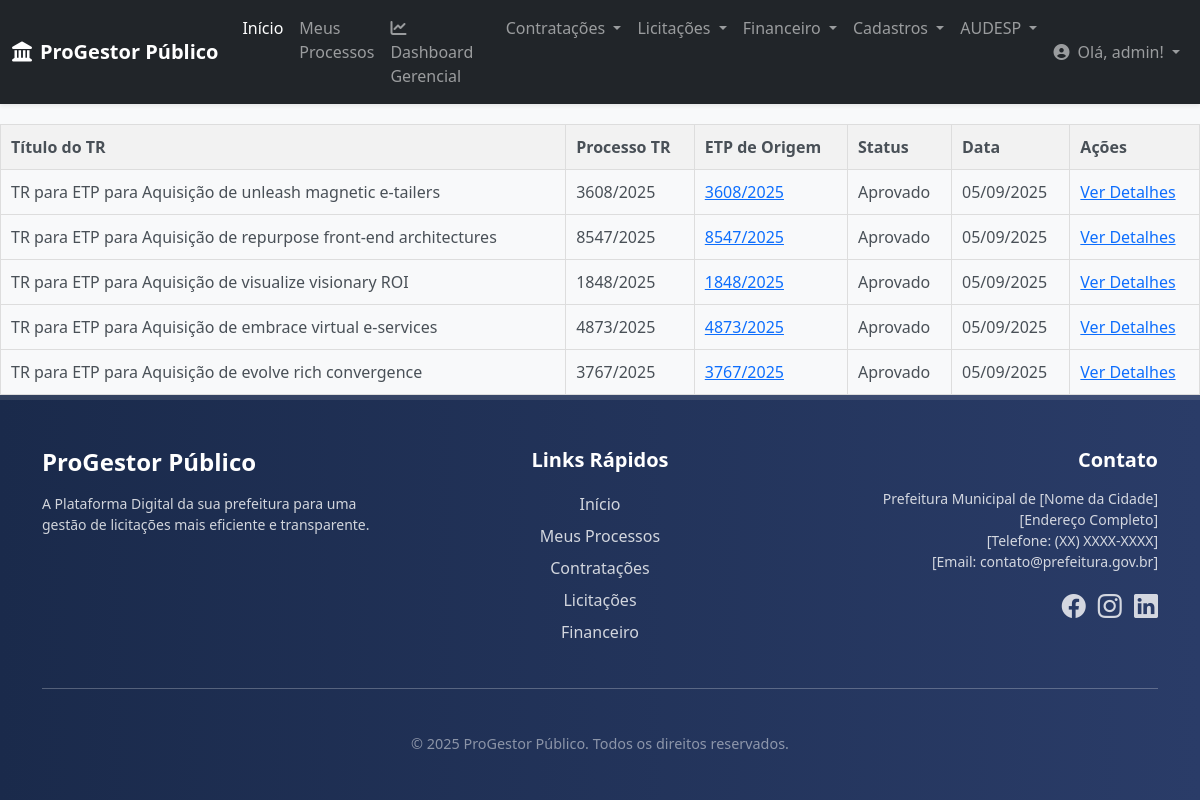
The page /contratacoes/trs/ (signed in) on the database its author committed.
### contratacoes/models.py (models this page shows, shortened)
class TR(models.Model):
    etp_origem = models.OneToOneField(
        ETP,
        on_delete=models.CASCADE,
        related_name='termo_referencia',
        verbose_name="ETP de Origem",
        help_text="Estudo Técnico Preliminar que deu origem a este Termo de Referência."
    )
    titulo = models.CharField(
        max_length=255,
        verbose_name="Título do Termo de Referência",
        help_text="Título descritivo do Termo de Referência."
    )
    processo_vinculado = models.OneToOneField(
        Processo,
        on_delete=models.CASCADE,
        null=True, blank=True,
        related_name='tr_documento',
        verbose_name="Processo Principal (ProGestor Público)"
    )
    numero_processo = models.CharField(
        max_length=50,
        unique=True,
        verbose_name="Número do Processo SEI/Interno",
        help_text="Número do processo administrativo relacionado a este TR."
    )
    data_criacao = models.DateField(
        auto_now_add=True,
        verbose_name="Data de Criação"
    )
    autor = models.ForeignKey(
        settings.AUTH_USER_MODEL,
        on_delete=models.SET_NULL,
        null=True,
        blank=True,
        verbose_name="Elaborador"
    )
    objeto = models.TextField(
        verbose_name="1. Objeto",
        help_text="Descrição clara e concisa do que será contratado."
    )
    justificativa = models.TextField(
        verbose_name="2. Justificativa",
        help_text="Relembre a necessidade e os objetivos da contratação."
    )
    especificacoes_tecnicas = models.TextField(
        verbose_name="3. Especificações Técnicas do Objeto",
        help_text="Detalhe as características técnicas do bem ou serviço."
    )
    metodologia_execucao = models.TextField(
        verbose_name="4. Metodologia de Execução (se serviço)",
        null=True,
        blank=True,
        help_text="Como o serviço deve ser executado."
    )
    prazo_execucao_entrega = models.CharField(
        max_length=255,
        verbose_name="5. Prazo de Execução/Entrega",
        help_text="Quando o bem deve ser entregue ou o serviço concluído."
    )
    cronograma_fisico_financeiro = models.TextField(
        verbose_name="6. Cronograma Físico-Financeiro (se aplicável)",
        null=True,
        blank=True,
        help_text="Detalhe das etapas e dos pagamentos."
    )
    criterios_habilitacao = models.TextField(
        verbose_name="7. Critérios de Habilitação (Técnica)",
        help_text="Requisitos que a empresa precisa comprovar."
    )
    criterios_aceitacao = models.TextField(
        verbose_name="8. Critérios de Aceitação do Objeto",
        help_text="Como a administração vai verificar se o que foi entregue está de acordo."
    )
    criterios_pagamento = models.TextField(
        verbose_name="9. Critérios de Pagamento",
        help_text="Como e quando os pagamentos serão feitos."
    )
    obrigacoes_partes = models.TextField(
        verbose_name="10. Obrigações da Contratada e da Contratante",
        help_text="O que cada parte deve fazer."
    )
    sancoes_administrativas = models.TextField(
        verbose_name="11. Sanções Administrativas",
        help_text="Quais as penalidades em caso de descumprimento."
    )
    fiscalizacao_contrato = models.TextField(
        verbose_name="12. Fiscalização do Contrato",
        help_text="Quem será o fiscal do contrato e suas atribuições."
    )
    vigencia_contrato = models.CharField(
        max_length=255,
        verbose_name="13. Vigência do Contrato",
        help_text="Por quanto tempo o contrato será válido."
    )
    estimativa_preco_tr = models.DecimalField(
        max_digits=15,
        decimal_places=2,
        null=True,
        blank=True,
        verbose_name="14. Estimativa de Preço (R$)",
        help_text="Valor estimado da contratação para o TR."
    )
    status = models.CharField(
        max_length=20,
        choices=STATUS_DOCUMENTO_CHOICES,
        default='EM_ELABORACAO',
        verbose_name="Status do TR"
    )
    observacoes_analise = models.TextField(
        verbose_name="Observações da Análise",
        null=True,
        blank=True,
        help_text="Comentários e feedback da equipe de análise."
    )
    anexos = models.ManyToManyField(
        ArquivoAnexo, # <<< ATUALIZADO: Agora usa ArquivoAnexo do core
        blank=True,
        verbose_name="Anexos do TR",
        help_text="Anexos relevantes para este Termo de Referência."
    )
    class Meta:
        verbose_name = "Termo de Referência (TR)"
        verbose_name_plural = "Termos de Referência (TR)"
        ordering = ['-data_criacao']

class ETP(models.Model):
    processo_vinculado = models.OneToOneField(
        Processo,
        on_delete=models.CASCADE,
        null=True, blank=True,
        related_name='etp_documento',
        verbose_name="Processo Principal (ProGestor Público)"
    )
    titulo = models.CharField(
        max_length=255,
        verbose_name="Título do ETP",
        help_text="Título descritivo do Estudo Técnico Preliminar."
    )
    numero_processo = models.CharField(
        max_length=50,
        unique=True,
        verbose_name="Número do Processo SEI/Interno",
        help_text="Número do processo administrativo relacionado a este ETP."
    )
    data_criacao = models.DateField(
        auto_now_add=True,
        verbose_name="Data de Criação"
    )
    data_ultima_atualizacao = models.DateTimeField(auto_now=True)
    setor_demandante = models.CharField(
        max_length=100,
        verbose_name="Setor Demandante",
        help_text="Nome do setor que solicitou a contratação."
    )
    autor = models.ForeignKey(
        settings.AUTH_USER_MODEL,
        on_delete=models.SET_NULL,
        null=True,
        blank=True,
        verbose_name="Elaborador"
    )
    descricao_necessidade = models.TextField(
        verbose_name="1. Descrição da Necessidade",
        help_text="Detalhe o problema a ser resolvido ou a necessidade."
    )
    objetivo_contratacao = models.TextField(
        verbose_name="2. Objetivo da Contratação",
        help_text="Qual o resultado esperado com a contratação?"
    )
    requisitos_contratacao = models.TextField(
        verbose_name="3. Requisitos da Contratação",
        help_text="Características mínimas que a solução deve ter."
    )
    levantamento_solucoes_mercado = models.TextField(
        verbose_name="4. Levantamento de Soluções de Mercado",
        help_text="Pesquisa e análise das alternativas disponíveis no mercado."
    )
    estimativa_quantidades = models.TextField(
        verbose_name="5. Estimativa das Quantidades",
        help_text="Qual a quantidade/dimensão da contratação."
    )
    estimativa_valor = models.DecimalField(
        max_digits=15,
        decimal_places=2,
        null=True,
        blank=True,
        verbose_name="6. Estimativa do Valor da Contratação (R$)",
        help_text="Valor estimado da contratação."
    )
    resultados_esperados = models.TextField(
        verbose_name="7. Resultados Esperados",
        help_text="Benefícios que a contratação trará."
    )
    viabilidade_justificativa_solucao = models.TextField(
        verbose_name="8. Viabilidade e Justificativa da Solução Escolhida",
        help_text="Qual a melhor solução e por que é a melhor."
    )
    contratacoes_correlatas = models.TextField(
        verbose_name="9. Contratações Correlatas e/ou Interdependentes",
        null=True,
        blank=True,
        help_text="Essa contratação depende de outras?"
    )
    alinhamento_planejamento = models.TextField(
        verbose_name="10. Alinhamento com o Planejamento Estratégico",
        help_text="A contratação está de acordo com os objetivos maiores da instituição?"
    )
    status = models.CharField(
        max_length=30,
        choices=STATUS_DOCUMENTO_CHOICES,
        default='EM_ELABORACAO',
        verbose_name="Status do Documento"
    )
    observacoes_analise = models.TextField(
        blank=True,
        null=True,
        verbose_name="Observações da Análise"
    )
    item_pca_vinculado = models.ForeignKey(
        "ItemPCA",
        on_delete=models.SET_NULL,
        null=True,
        blank=True,
        verbose_name="Item do PCA Vinculado"
    )
    anexos = models.ManyToManyField(
        ArquivoAnexo, # <<< ATUALIZADO: Agora usa ArquivoAnexo do core
        blank=True,
        verbose_name="Anexos do ETP"
    )
    permissions = [
                ("pode_submeter_etp_analise", "Pode submeter ETP para análise de requerimentos"),
                ("pode_aprovar_etp_analise", "Pode aprovar ETP pela Análise de Requerimentos"),
                ("pode_recusar_etp_analise", "Pode recusar ETP pela Análise de Requerimentos"),
                ("pode_aprovar_etp_orcamento", "Pode aprovar ETP pelo Setor de Orçamento"),
                ("pode_recusar_etp_orcamento", "Pode recusar ETP pelo Setor de Orçamento"),
            ]
    class Meta:
        verbose_name = "Estudo Técnico Preliminar (ETP)"
        verbose_name_plural = "Estudos Técnicos Preliminares (ETP)"
        ordering = ['-data_criacao']

### contratacoes/views.py (the view)
# urls.py: path('trs/', views.listar_trs, name='listar_trs'),
@login_required
def listar_trs(request):
    trs_base = TR.objects.none()
    is_secretaria = request.user.groups.filter(name='Secretarias').exists()
    is_analista_ou_orcamento = request.user.groups.filter(name__in=['Analise de Requerimentos', 'Setor de Orcamento']).exists()
    if request.user.is_superuser:
        trs_base = TR.objects.all()
    elif is_analista_ou_orcamento:
        trs_base = TR.objects.exclude(status='EM_ELABORACAO')
    else:
        trs_base = TR.objects.filter(autor=request.user)
    context = {
        'trs': trs_base.order_by('-data_criacao'),
        'titulo_pagina': 'Lista de Termos de Referência',
    }
    return render(request, 'contratacoes/listar_trs.html', context)

### core/context_processors.py (called while the page is built)
def global_context(request):
    return {
        'logo_url': 'img/logo_barueri.jpg', # Caminho do seu logo
        'ano_atual': datetime.date.today().year, # Opcional: para o footer de direitos autorais
    }

### contratacoes/templates/contratacoes/listar_trs.html (shortened to what this page needs)
{% extends 'base.html' %}
{% block content %}
    {% if trs %}
        <table style="width:100%; border-collapse: collapse; margin-top: 20px;">
            <thead>
                <tr style="background-color: #f2f2f2;">
                    <th style="padding: 10px; border: 1px solid #ddd; text-align: left;">Título do TR</th>
                    <th style="padding: 10px; border: 1px solid #ddd; text-align: left;">Processo TR</th>
                    <th style="padding: 10px; border: 1px solid #ddd; text-align: left;">ETP de Origem</th>
                    <th style="padding: 10px; border: 1px solid #ddd; text-align: left;">Status</th>
                    <th style="padding: 10px; border: 1px solid #ddd; text-align: left;">Data</th>
                    <th style="padding: 10px; border: 1px solid #ddd; text-align: left;">Ações</th>
                </tr>
            </thead>
            <tbody>
                {% for tr in trs %}
                    <tr>
                        <td style="padding: 10px; border: 1px solid #ddd;">{{ tr.titulo }}</td>
                        <td style="padding: 10px; border: 1px solid #ddd;">{{ tr.numero_processo }}</td>
                        <td style="padding: 10px; border: 1px solid #ddd;"><a href="{% url 'contratacoes:detalhar_etp' pk=tr.etp_origem.pk %}">{{ tr.etp_origem.numero_processo }}</a></td>
                        <td style="padding: 10px; border: 1px solid #ddd;">{{ tr.get_status_display }}</td>
                        <td style="padding: 10px; border: 1px solid #ddd;">{{ tr.data_criacao|date:"d/m/Y" }}</td>
                        <td style="padding: 10px; border: 1px solid #ddd;">
                            <a href="{% url 'contratacoes:detalhar_tr' pk=tr.pk %}">Ver Detalhes</a>
                        </td>
                    </tr>
                {% endfor %}
            </tbody>
        </table>
    {% else %}
        <p>Nenhum Termo de Referência encontrado.</p>
    {% endif %}
{% endblock %}

### core/templates/core/navbar.html (shortened to what this page needs)
<nav class="navbar navbar-expand-lg navbar-dark bg-dark shadow-sm">
    <div class="container-fluid">
        <a class="navbar-brand fw-bold" href="{% url 'core:home' %}">
            <i class="fas fa-landmark me-2"></i>ProGestor Público
        </a>
        <div class="collapse navbar-collapse" id="navbarNavDropdown">
            <ul class="navbar-nav me-auto mb-2 mb-lg-0">
                <li class="nav-item">
                    <a class="nav-link active" aria-current="page" href="{% url 'core:home' %}">Início</a>
                </li>
                <li class="nav-item">
                    <a class="nav-link" href="{% url 'core:meus_processos' %}">Meus Processos</a>
                </li>
                <li class="nav-item">
                    <a class="nav-link" href="{% url 'core:dashboard_gerencial' %}">
                        <i class="fas fa-chart-line me-1"></i>Dashboard Gerencial
                    </a>
                </li>
                <li class="nav-item dropdown">
                    <a class="nav-link dropdown-toggle" href="#" id="navbarContratacoes" role="button" data-bs-toggle="dropdown" aria-expanded="false">
                        Contratações
                    </a>
                </li>
                <li class="nav-item dropdown">
                    <a class="nav-link dropdown-toggle" href="#" id="navbarLicitacoes" role="button" data-bs-toggle="dropdown" aria-expanded="false">
                        Licitações
                    </a>
                </li>
                <li class="nav-item dropdown">
                    <a class="nav-link dropdown-toggle" href="#" id="navbarFinanceiro" role="button" data-bs-toggle="dropdown" aria-expanded="false">
                        Financeiro
                    </a>
                </li>
                <li class="nav-item dropdown">
                    <a class="nav-link dropdown-toggle" href="#" id="navbarCadastros" role="button" data-bs-toggle="dropdown" aria-expanded="false">
                        Cadastros
                    </a>
                </li>
                <li class="nav-item dropdown">
                    <a class="nav-link dropdown-toggle" href="#" id="navbarAudesp" role="button" data-bs-toggle="dropdown" aria-expanded="false">
                        AUDESP
                    </a>
                </li>
            </ul>
            <ul class="navbar-nav">
                {% if user.is_authenticated %}
                    <li class="nav-item dropdown">
                        <a class="nav-link dropdown-toggle" href="#" id="navbarUserDropdown" role="button" data-bs-toggle="dropdown" aria-expanded="false">
                            <i class="fas fa-user-circle me-1"></i> Olá, {{ user.username }}!
                        </a>
                    </li>
                {% else %}
                    <li class="nav-item">
                        <a class="nav-link" href="{% url 'account_login' %}">Entrar</a>
                    </li>
                {% endif %}
            </ul>
        </div>
    </div>
</nav>

### core/templates/base.html (style rules this page uses)
:root { --primary-color: #0056b3; --secondary-color: #337ab7; --dark-blue: #1a2a4b; --light-grey: #f8f9fa; --medium-grey: #e9ecef; --text-dark: #495057; --text-light: #ffffff; }
body { display: flex; flex-direction: column; min-height: 100vh; font-family: 'Segoe UI', Roboto, 'Helvetica Neue', Arial, sans-serif; background-color: var(--light-grey); color: var(--text-dark); }
.navbar { box-shadow: 0 2px 4px rgba(0,0,0,.08); }

### rows shown on the page
TR: titulo "TR para ETP para Aquisição de unleash magnetic e-tailers", numero_processo "3608/2025", etp_origem.numero_processo "3608/2025", status "Aprovado", data_criacao "05/09/2025"
TR: titulo "TR para ETP para Aquisição de repurpose front-end architectures", numero_processo "8547/2025", etp_origem.numero_processo "8547/2025", status "Aprovado", data_criacao "05/09/2025"
TR: titulo "TR para ETP para Aquisição de visualize visionary ROI", numero_processo "1848/2025", etp_origem.numero_processo "1848/2025", status "Aprovado", data_criacao "05/09/2025"
TR: titulo "TR para ETP para Aquisição de embrace virtual e-services", numero_processo "4873/2025", etp_origem.numero_processo "4873/2025", status "Aprovado", data_criacao "05/09/2025"
TR: titulo "TR para ETP para Aquisição de evolve rich convergence", numero_processo "3767/2025", etp_origem.numero_processo "3767/2025", status "Aprovado", data_criacao "05/09/2025"

### other values the page prints
{{ user.username }} "admin"
